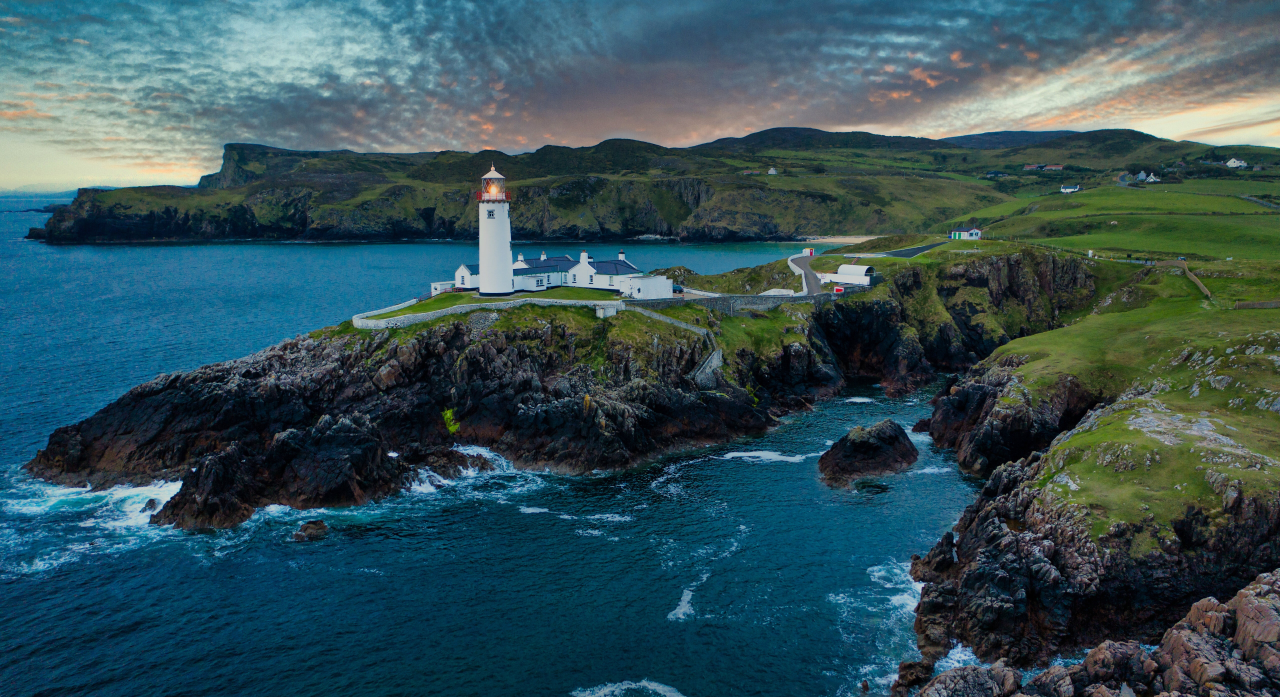
//> input picture irelan.jpg, 5120 x 2788 px (shown at 1/4 size)
$ ./main   (built with g++ and OpenCV 4)
//> lines starting //> are read from the running program, lines starting //| are printed output that depends on the picture
锘?include<opencv2/opencv.hpp>
#include"opencv2/highgui/highgui.hpp"
#include<stdio.h>
#include<string>
#include<stdint.h>
#include<fstream>
#include<cmath>
using namespace std;
using namespace cv;
Mat search_x_path(Mat energy_map, int object_x)
{
    cv::transpose(energy_map, energy_map);
    const int r = energy_map.rows;
    const int c = energy_map.cols;
    int part_num = c - object_x;
    if (part_num < 0) part_num = -part_num;
    int y_part = c / part_num;//鍖哄煙澶у皬
    //cout << y_part << endl;
    Mat carver_image = Mat::ones(energy_map.size(), CV_8UC1);
    Mat path_map = Mat::zeros(energy_map.size(), CV_32SC1);
    Mat dp_map;
    energy_map.convertTo(dp_map, CV_32SC1);
    int now_end, now_begin;
    int min_data, min_data_coordinate, now_value;
    for (int j = 1; j < r; j++)//閫愯鎿嶄綔
    {
        int* energy = dp_map.ptr<int>(j - 1);
        int* dp = dp_map.ptr<int>(j);
        int* path = path_map.ptr<int>(j);
        now_begin = 0;
        for (int i = 1; i <= part_num; i++)//姣忎釜鍖哄煙
        {
            now_end = now_begin + y_part - 1;
            if (i <= (c % part_num)) now_end++;
            for (int u = now_begin; u <= now_end; u++)//鍖哄煙鍐呯殑姣忎釜鐐?
            {
                min_data_coordinate = u;
                min_data = energy[u];
                for (int k = now_begin; k <= now_end; k++)//瀵绘壘鏈€灏忚矾寰?
                {
                    if (k == u) continue;
                    now_value = k - u;
                    if (now_value < 0) now_value = -now_value;
                    //now_value *= now_value * now_value;
                    //now_value *= now_value;//
                    now_value = pow(8, now_value);
                    now_value += energy[k];
                    if (now_value < min_data)
                    {
                        min_data = now_value;
                        min_data_coordinate = k;
                    }
                }
                dp[u] += min_data;
                path[u] = min_data_coordinate;
            }
            now_begin = now_end + 1;

        }
        //cout << now_end << endl;
    }
    int* dp = dp_map.ptr<int>(r - 1);
    now_begin = 0;
    int now_c;
    for (int i = 1; i <= part_num; i++)
    {
        now_end = now_begin + y_part - 1;
        if (i <= (c % part_num)) now_end++;
        min_data_coordinate = now_begin;
        min_data = dp[now_begin];
        for (int k = now_begin + 1; k <= now_end; k++)
        {
            if (dp[k] < min_data)
            {
                min_data = dp[k];
                min_data_coordinate = k;
            }
        }
        //cout << min_data << endl;
        now_c = min_data_coordinate;
        for (int j = r - 1; j > 0; j--)
        {
            carver_image.at<uchar>(j, now_c) = 255;
            now_c = path_map.at<int>(j, now_c);
        }
        carver_image.at<uchar>(0, now_c) = 255;
        now_begin = now_end + 1;
        //cout << i <<" "<<now_end << endl;
    }
    // [4 lines of commented-out code are left out]
    return carver_image;
}
Mat search_y_path(Mat energy_map,int object_y)
{
    const int r = energy_map.rows;
    const int c = energy_map.cols;
    int part_num = c - object_y;
    if (part_num < 0) part_num = -part_num;
    int y_part = c / part_num;//鍖哄煙澶у皬
    //cout << y_part << endl;
    Mat carver_image = Mat::ones(energy_map.size(), CV_8UC1);
    Mat path_map = Mat::zeros(energy_map.size(), CV_32SC1);
    Mat dp_map;
    energy_map.convertTo(dp_map, CV_32SC1);
    int now_end, now_begin;
    int min_data, min_data_coordinate, now_value;
    for (int j = 1; j < r; j++)//閫愯鎿嶄綔
    {
        int* energy = dp_map.ptr<int>(j - 1);
        int* dp = dp_map.ptr<int>(j);
        int* path = path_map.ptr<int>(j);
        now_begin = 0;
        for (int i = 1; i <= part_num; i++)//姣忎釜鍖哄煙
        {
            now_end = now_begin+y_part-1;
            if (i <= (c % part_num)) now_end ++;
            for (int u = now_begin; u <= now_end; u++)//鍖哄煙鍐呯殑姣忎釜鐐?
            {
                min_data_coordinate = u;
                min_data = energy[u];
                for (int k = now_begin; k <= now_end; k++)//瀵绘壘鏈€灏忚矾寰?
                {
                    if (k == u) continue;
                    now_value = k - u;
                    if (now_value < 0) now_value = -now_value;
                    //now_value *= now_value * now_value;
                    //now_value *= now_value;//
                    now_value = pow(8, now_value);
                    now_value += energy[k];
                    if (now_value < min_data)
                    {
                        min_data = now_value;
                        min_data_coordinate = k;
                    }
                }
                dp[u] += min_data;
                path[u] = min_data_coordinate;
            }
            now_begin = now_end + 1;

        }
        //cout << now_end << endl;
    }


    int* dp = dp_map.ptr<int>(r - 1);
    now_begin = 0;
    int now_c;
    for (int i = 1; i <= part_num; i++)
    {
        now_end = now_begin + y_part-1;
        if (i <= (c % part_num)) now_end++;
        min_data_coordinate = now_begin;
        min_data = dp[now_begin];
        for (int k = now_begin + 1; k <= now_end; k++)
        {
            if (dp[k] < min_data)
            {
                min_data = dp[k];
                min_data_coordinate = k;
            }
        }
        //cout << min_data << endl;
        now_c = min_data_coordinate;
        for (int j = r - 1; j > 0; j--)
        {
            carver_image.at<uchar>(j, now_c) = 255;
            now_c = path_map.at<int>(j, now_c);
        }
        carver_image.at<uchar>(0, now_c) = 255;
        now_begin = now_end + 1;
        //cout << i <<" "<<now_end << endl;
    }
    //fstream file1("123.txt");
    //file1 << path_map << endl;
    //file1.close();
    return carver_image;
}
// [92 lines left out: functions enlarge_y, shrinkage_y, enlarge_x, not called in this run]
Mat shrinkege_x(Mat image, Mat carver_image, int object_x)
{
    cv::transpose(image, image);
    const int r = image.rows;
    const int c = image.cols;
    //cout << r << " " << c << endl;
    Mat object_image = Mat::zeros(r, object_x, CV_8UC3);
    for (int j = 0; j < r; j++)
    {
        cv::Vec3b* data1 = image.ptr<cv::Vec3b>(j);
        cv::Vec3b* data2 = object_image.ptr<cv::Vec3b>(j);
        uchar* data3 = carver_image.ptr<uchar>(j);
        int ii = 0;
        for (int i = 0; i < c; i++)
        {
            if (data3[i] == 1)
            {
                data2[ii] = data1[i];
                ii++;
            }
        }
        //cout << ii << endl;
    }
    cv::transpose(object_image, object_image);
    return object_image;
}
Mat energy_(Mat image)
{
    Mat energy_map, sobel_x_map_, sobel_y_map_, image_gray;
    //SeamCarvercomputeFullEnergy(image, energy);
    cv::cvtColor(image, image_gray, cv::COLOR_BGR2GRAY);

    cv::Sobel(image_gray, sobel_x_map_, CV_32F, 1, 0, 3);
    cv::convertScaleAbs(sobel_x_map_, sobel_x_map_);

    cv::Sobel(image_gray, sobel_y_map_, CV_32F, 0, 1, 3);
    cv::convertScaleAbs(sobel_y_map_, sobel_y_map_);

    cv::addWeighted(sobel_x_map_, 0.5, sobel_y_map_, 0.5, 0, energy_map);
    return energy_map;
}
Mat scale(string filepath,string new_file_name, int object_x, int object_y)
{
//> called with filepath = "irelan.jpg", new_file_name = "irelan_.jpg", object_x = 2509, object_y = 4608
    Mat image = imread(filepath, 1);
//> image is the input picture: 2788 rows x 5120 cols, CV_8UC3; mean B, G, R 87.1, 80.5, 51.9
    Mat energy_map = energy_(image);
    const int r = energy_map.rows;
//> r = 2788
    const int c = energy_map.cols;
//> c = 5120
    Mat carver_image, object_image;
    if (object_x > r)
    {
        while (object_x > r * 2)
        {
            carver_image = search_x_path(energy_map, r*2);
            object_image = enlarge_x(image, carver_image, r*2);
            object_image.convertTo(image, CV_8UC3);
            energy_map = energy_(image);
            const int r = energy_map.rows;
            const int c = energy_map.cols;
        }
        carver_image = search_x_path(energy_map, object_x);
        object_image = enlarge_x(image, carver_image, object_x);
        object_image.convertTo(image,CV_8UC3);
        energy_map = energy_(image);
        const int r = energy_map.rows;
        const int c = energy_map.cols;
    }
    if (object_y > c)
    {
        while (object_y > c * 2)
        {
            carver_image = search_y_path(energy_map, c * 2);
            object_image = enlarge_y(image, carver_image, c * 2);
            object_image.convertTo(image, CV_8UC3);
            energy_map = energy_(image);
            const int r = energy_map.rows;
            const int c = energy_map.cols;
        }
        carver_image = search_y_path(energy_map, object_y);
        object_image = enlarge_y(image, carver_image, object_y);
        object_image.convertTo(image, CV_8UC3);
        energy_map = energy_(image);
        const int r = energy_map.rows;
        const int c = energy_map.cols;
    }
    if (object_x < r)
    {
        while (object_x * 2 < r)
        {
            carver_image = search_x_path(energy_map, r/2);
            object_image = shrinkege_x(image, carver_image, r/2);
            object_image.convertTo(image, CV_8UC3);
            energy_map = energy_(image);
            const int r = energy_map.rows;
            const int c = energy_map.cols;
        }
        carver_image = search_x_path(energy_map, object_x);
//> the loop in search_x_path, `for (int j = 1; j < r; j++)` made 5119 passes
//> (min_data, now_value) on passes 1 to 3: (0, 80), (1, 87), (22, 78)
//> after the loop in search_x_path, `for (int j = 1; j < r; j++)`:
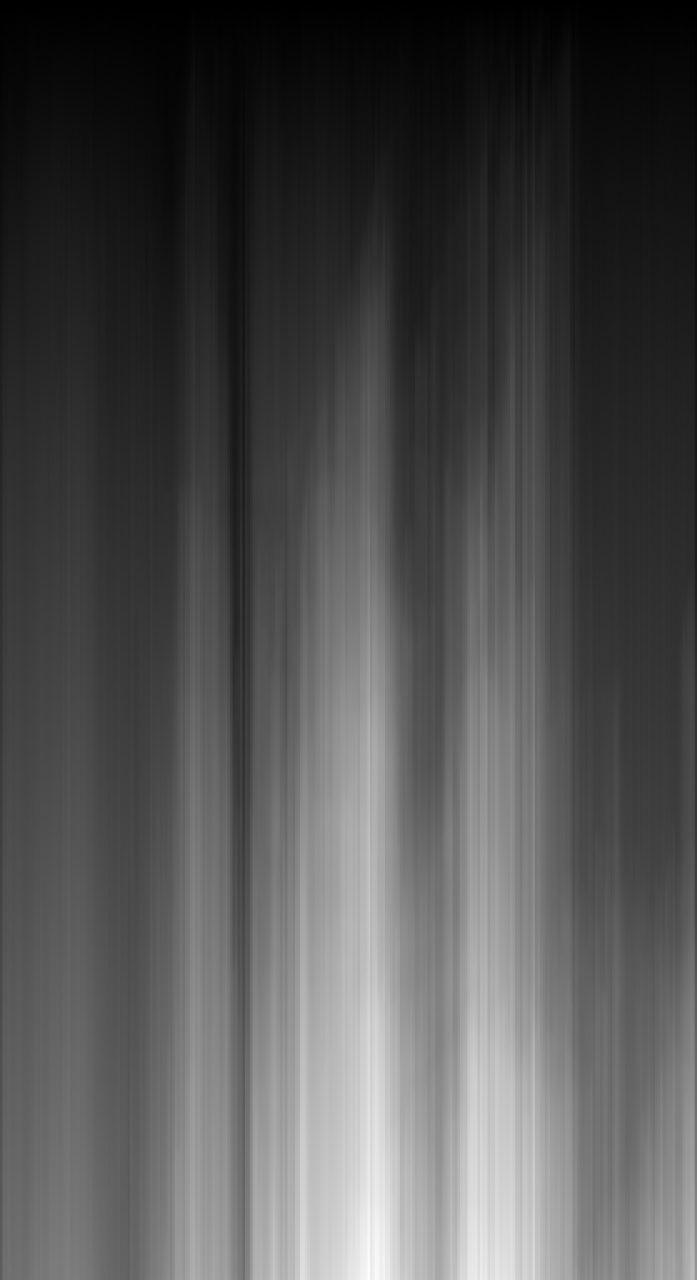
//> dp_map: 5120 rows x 2788 cols, CV_32SC1 (shown at 1/4 size); min 0, max 118876, mean 37467.9; drawn with min black and max white
//> after the loop in search_x_path, `for (int j = 1; j < r; j++)`:
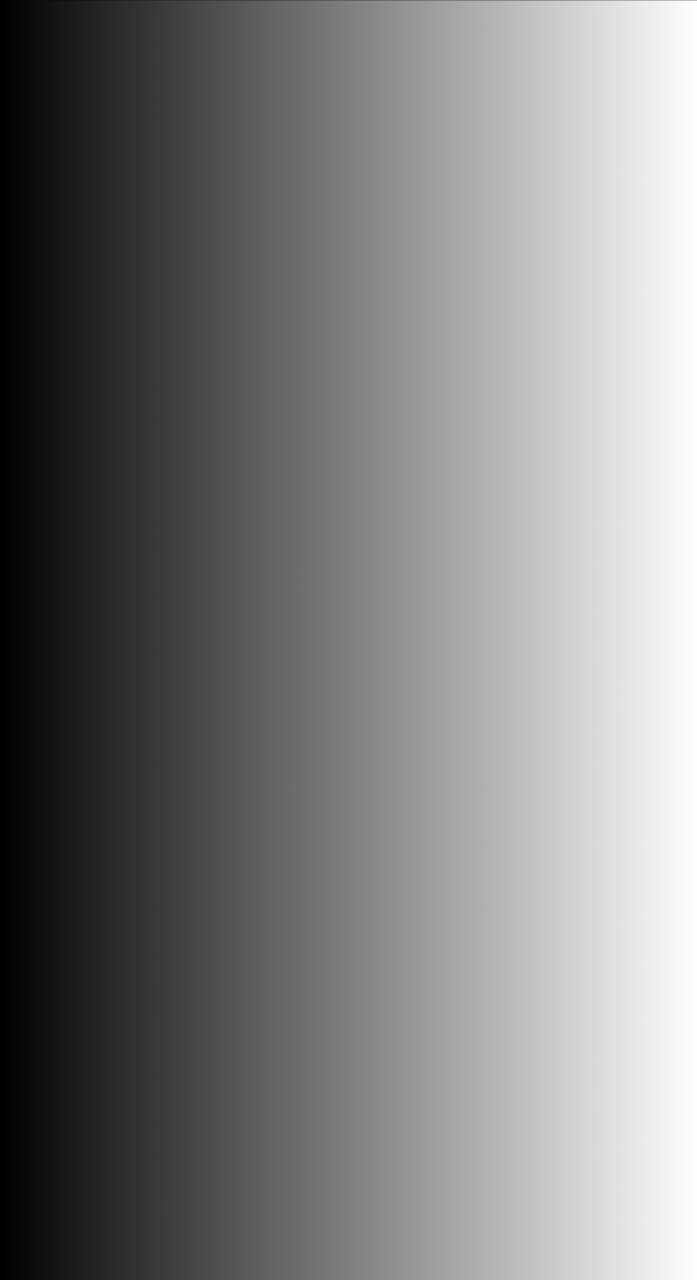
//> path_map: 5120 rows x 2788 cols, CV_32SC1 (shown at 1/4 size); min 0, max 2787, mean 1393.2; drawn with min black and max white
//> after the loop in search_x_path, `for (int j = 1; j < r; j++)`: now_begin = 2788; now_end = 2787; min_data = 69933; now_value = 69958
//> the loop in search_x_path, `for (int i = 1; i <= part_num; i++)` made 279 passes
//> (min_data, min_data_coordinate, now_c) on passes 1 to 12: (43934, 0, 2), (52393, 15, 18), (52081, 29, 24), (53650, 31, 39), (52620, 41, 44), (51553, 50, 51), (52686, 62, 65), (52978, 79, 75), (52933, 89, 88), (52259, 90, 94), (51951, 104, 101), (53360, 112, 116)
//> min_data on pass 44: 48841
//> after the loop in search_x_path, `for (int i = 1; i <= part_num; i++)`:
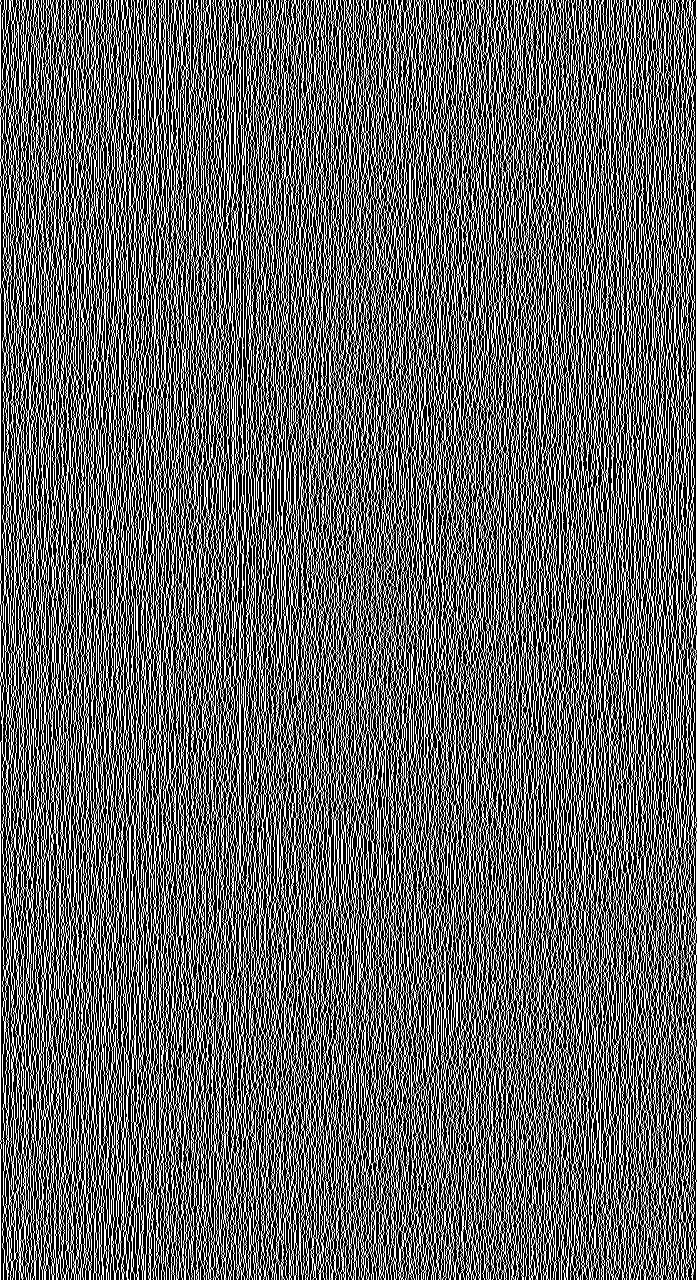
//> carver_image: 5120 rows x 2788 cols, CV_8UC1 (shown at 1/4 size); values 1 (black) and 255 (white), 10% white in thin lines or dots
        object_image = shrinkege_x(image, carver_image, object_x);
//> after the loop in shrinkege_x, `for (int j = 0; j < r; j++)`:
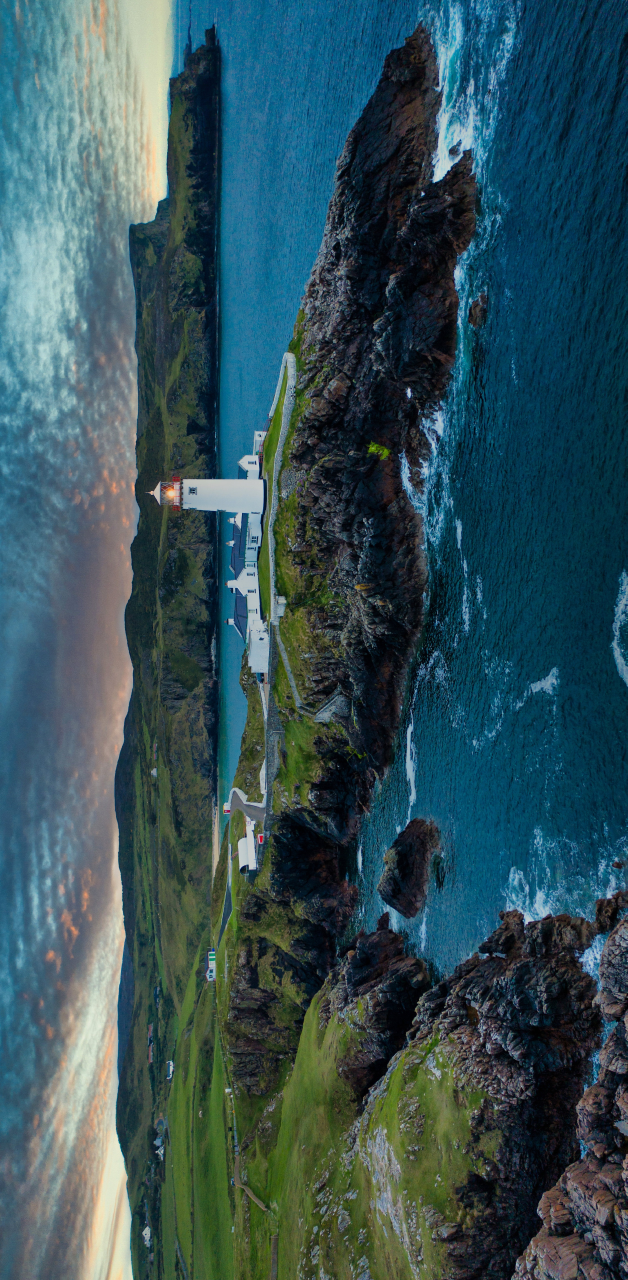
//> object_image: 5120 rows x 2509 cols, CV_8UC3 (shown at 1/4 size); mean B, G, R 87.3, 80.7, 52
        object_image.convertTo(image, CV_8UC3);
        energy_map = energy_(image);
//> in energy_ (call 2), `cv::addWeighted(sobel_x_map_, 0.5, sobel_y_map_, 0.5, 0, energy_map);`:
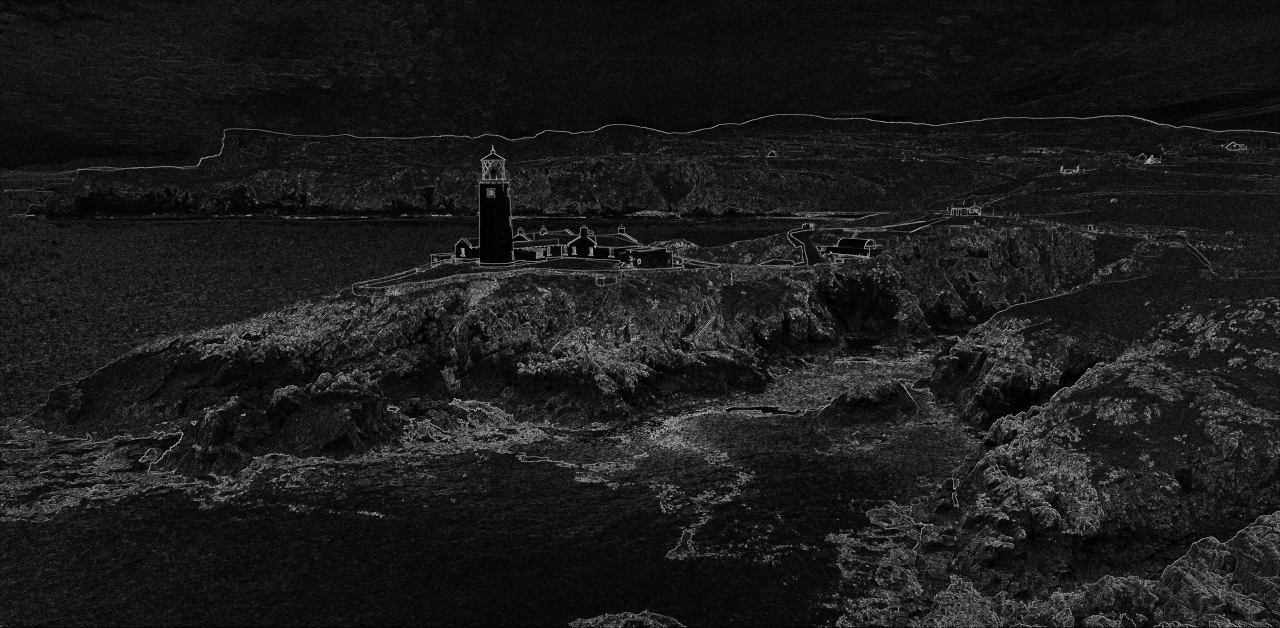
//> energy_map: 2509 rows x 5120 cols, CV_8UC1 (shown at 1/4 size); min 0, max 255, mean 27.6
        const int r = energy_map.rows;
        const int c = energy_map.cols;
    }
    if (object_y < c)
    {
        while (object_y * 2 < c)
        {
            carver_image = search_y_path(energy_map, c / 2);
            object_image = shrinkage_y(image, carver_image, c / 2);
            object_image.convertTo(image, CV_8UC3);
            energy_map = energy_(image);
            const int r = energy_map.rows;
            const int c = energy_map.cols;
        }
        carver_image = search_y_path(energy_map, object_y);
        object_image = shrinkage_y(image, carver_image, object_y);
    }
    // [5 lines of commented-out code are left out]
    imwrite(new_file_name, object_image);
    imshow("object", object_image);
    //*/
    waitKey();
    return object_image;
}

int main()
{
    Mat image, energy_map, sobel_x_map_, sobel_y_map_, image_gray;
    //int object_x = 4839, object_y = 4839;
    // 828 1792
    //cin >> object_x >> object_y;
//> (the run ends here: the time limit is reached, at `now_begin = 0;`)
